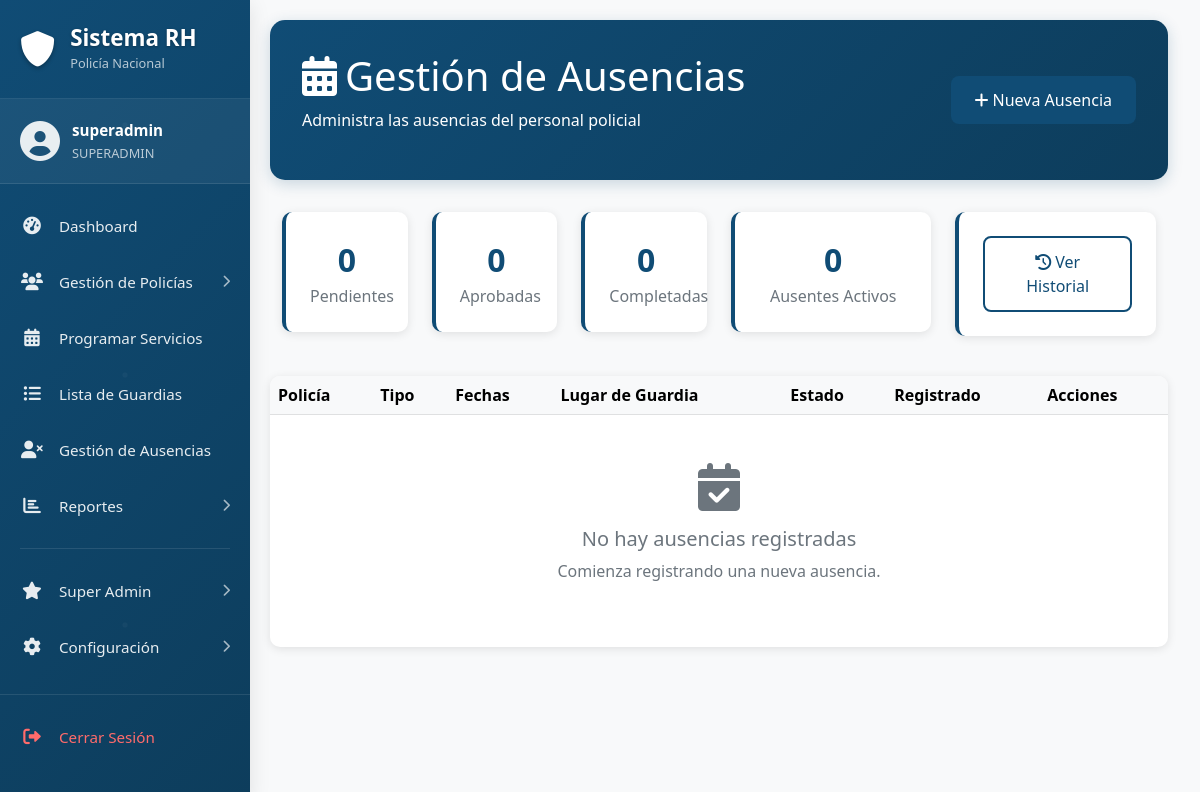
The app's page /admin/ausencias/index.php (signed in), older data.
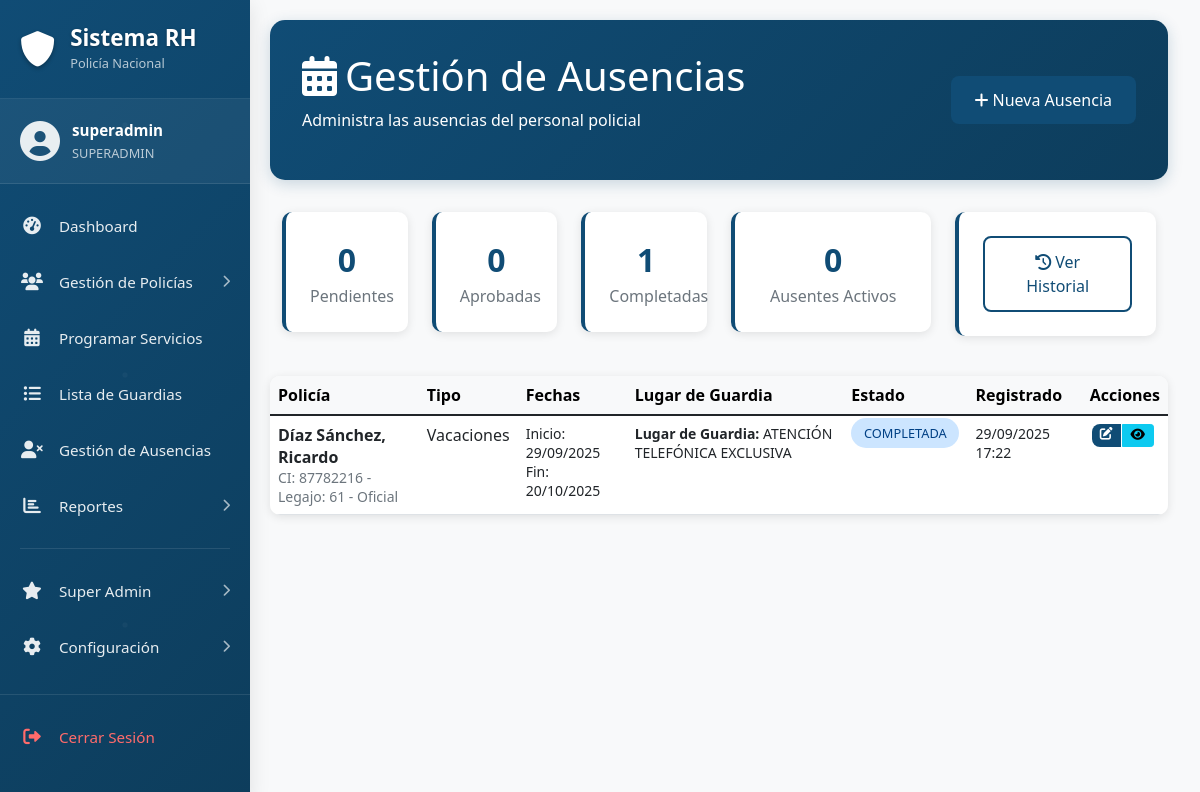
The same page, newer data.
### tables this page shows
CREATE TABLE `ausencias` (
  `id` int NOT NULL,
  `policia_id` int NOT NULL,
  `tipo_ausencia_id` int NOT NULL,
  `fecha_inicio` date NOT NULL,
  `fecha_fin` date DEFAULT NULL,
  `descripcion` text,
  `justificacion` text,
  `documento_adjunto` varchar(255) DEFAULT NULL,
  `aprobado_por` int DEFAULT NULL,
  `estado` enum('PENDIENTE','APROBADA','RECHAZADA','COMPLETADA') DEFAULT 'PENDIENTE',
  `created_at` timestamp NULL DEFAULT CURRENT_TIMESTAMP,
  `updated_at` timestamp NULL DEFAULT CURRENT_TIMESTAMP ON UPDATE CURRENT_TIMESTAMP
);

CREATE TABLE `policias` (
  `id` int NOT NULL,
  `legajo` int NOT NULL,
  `nombre` varchar(100) NOT NULL,
  `apellido` varchar(100) NOT NULL,
  `cin` varchar(20) NOT NULL,
  `genero` enum('MASCULINO','FEMENINO') NOT NULL,
  `grado_id` int NOT NULL COMMENT 'Referencia a tipo_grados.id',
  `especialidad_id` int DEFAULT NULL,
  `cargo` varchar(150) DEFAULT NULL,
  `comisionamiento` varchar(200) DEFAULT NULL,
  `telefono` varchar(20) DEFAULT NULL,
  `region_id` int DEFAULT '1',
  `lugar_guardia_id` int DEFAULT NULL,
  `lugar_guardia_reserva_id` int DEFAULT '6' COMMENT 'Siempre ATENCIÓN TELEFÓNICA EXCLUSIVA (ID 6)',
  `observaciones` varchar(500) DEFAULT NULL,
  `activo` tinyint(1) DEFAULT '1',
  `estado` enum('DISPONIBLE','NO DISPONIBLE') DEFAULT 'DISPONIBLE',
  `created_at` timestamp NULL DEFAULT CURRENT_TIMESTAMP,
  `updated_at` timestamp NULL DEFAULT CURRENT_TIMESTAMP ON UPDATE CURRENT_TIMESTAMP
);

CREATE TABLE `grados` (
  `id` int NOT NULL,
  `nombre` varchar(100) NOT NULL,
  `nivel_jerarquia` int NOT NULL,
  `abreviatura` varchar(20) DEFAULT NULL,
  `descripcion` text,
  `created_at` timestamp NULL DEFAULT CURRENT_TIMESTAMP,
  `updated_at` timestamp NULL DEFAULT CURRENT_TIMESTAMP ON UPDATE CURRENT_TIMESTAMP
);

CREATE TABLE `tipos_ausencias` (
  `id` int NOT NULL,
  `nombre` varchar(50) NOT NULL,
  `descripcion` text,
  `requiere_justificacion` tinyint(1) DEFAULT '0',
  `created_at` timestamp NULL DEFAULT CURRENT_TIMESTAMP
);

CREATE TABLE `lugares_guardias` (
  `id` int NOT NULL,
  `nombre` varchar(100) NOT NULL,
  `descripcion` text,
  `direccion` varchar(200) DEFAULT NULL,
  `zona` varchar(50) DEFAULT NULL,
  `activo` tinyint(1) DEFAULT '1',
  `created_at` timestamp NULL DEFAULT CURRENT_TIMESTAMP,
  `updated_at` timestamp NULL DEFAULT CURRENT_TIMESTAMP ON UPDATE CURRENT_TIMESTAMP
);

### admin/ausencias/index.php (the view, shortened to what the changed rows need)
<?php
require_once '../../cnx/db_connect.php';
$sql_ausencias = "SELECT a.*, p.nombre, p.apellido, p.cin, p.legajo, g.nombre as grado, ta.nombre as tipo_ausencia,
                         u.nombre_completo as aprobado_por_nombre,
                         lg_principal.nombre as lugar_principal
                  FROM ausencias a
                  JOIN policias p ON a.policia_id = p.id
                  LEFT JOIN tipo_grados tg ON p.grado_id = tg.id
                  LEFT JOIN grados g ON tg.grado_id = g.id
                  JOIN tipos_ausencias ta ON a.tipo_ausencia_id = ta.id
                  LEFT JOIN usuarios u ON a.aprobado_por = u.id
                  LEFT JOIN lugares_guardias lg_principal ON p.lugar_guardia_id = lg_principal.id
                  WHERE a.estado IN ('PENDIENTE', 'APROBADA', 'COMPLETADA')
                  AND ta.nombre != 'Junta Medica'
                  ORDER BY a.created_at DESC";
$result_ausencias = $conn->prepare($sql_ausencias);
$result_ausencias->execute();
$sql_stats = "SELECT
                (SELECT COUNT(*) FROM ausencias a JOIN tipos_ausencias ta ON a.tipo_ausencia_id = ta.id WHERE a.estado = 'PENDIENTE' AND ta.nombre != 'Junta Medica') as pendientes,
                (SELECT COUNT(*) FROM ausencias a JOIN tipos_ausencias ta ON a.tipo_ausencia_id = ta.id WHERE a.estado = 'APROBADA' AND ta.nombre != 'Junta Medica') as aprobadas,
                (SELECT COUNT(*) FROM ausencias a JOIN tipos_ausencias ta ON a.tipo_ausencia_id = ta.id WHERE a.estado = 'COMPLETADA' AND ta.nombre != 'Junta Medica') as completadas,
                (SELECT COUNT(*) FROM ausencias a JOIN tipos_ausencias ta ON a.tipo_ausencia_id = ta.id WHERE a.estado = 'APROBADA' AND ta.nombre != 'Junta Medica' AND CURDATE() BETWEEN a.fecha_inicio AND COALESCE(a.fecha_fin, a.fecha_inicio)) as ausentes_activos";
$result_stats = $conn->prepare($sql_stats);
$result_stats->execute();
$stats = $result_stats->fetch(PDO::FETCH_ASSOC);
?>
    <link href="https://cdn.jsdelivr.net/npm/bootstrap@5.1.3/dist/css/bootstrap.min.css" rel="stylesheet">
    <link href="https://cdnjs.cloudflare.com/ajax/libs/font-awesome/6.0.0/css/all.min.css" rel="stylesheet">
</head>
<body>
    <div class="container-fluid">
        <div class="row">
            <div class="col-md-9 col-lg-10">
                <div class="main-content">
                    <div class="page-header">
                        <div class="d-flex justify-content-between align-items-center">
                            <div>
                                <h1><i class="fas fa-calendar-alt me-2"></i>Gestión de Ausencias</h1>
                            </div>
                        </div>
                    </div>
                    <div class="row mb-4">
                        <div class="col-md-2 mb-3">
                            <div class="stats-card text-center">
                                <div class="stats-number"><?php echo $stats['completadas']; ?></div>
                                <div class="text-muted">Completadas</div>
                            </div>
                        </div>
                    </div>
                    <div class="table-container">
                        <div class="table-responsive">
                            <table class="table table-hover mb-0">
                                <thead class="table-light">
                                    <tr>
                                        <th>Policía</th>
                                        <th>Tipo</th>
                                        <th>Fechas</th>
                                        <th>Lugar de Guardia</th>
                                        <th>Estado</th>
                                        <th>Registrado</th>
                                        <th>Acciones</th>
                                    </tr>
                                </thead>
                                <tbody>
                                    <?php while ($ausencia = $result_ausencias->fetch(PDO::FETCH_ASSOC)): ?>
                                    <tr>
                                        <td>
                                            <strong><?php echo htmlspecialchars($ausencia['apellido'] . ', ' . $ausencia['nombre']); ?></strong><br>
                                            <small class="text-muted">CI: <?php echo htmlspecialchars($ausencia['cin']); ?> - Legajo: <?php echo htmlspecialchars($ausencia['legajo']); ?> - <?php echo htmlspecialchars($ausencia['grado']); ?></small>
                                        </td>
                                        <td><?php echo htmlspecialchars($ausencia['tipo_ausencia']); ?></td>
                                        <td>
                                            <small>
                                                Inicio: <?php echo date('d/m/Y', strtotime($ausencia['fecha_inicio'])); ?><br>
                                                <?php if ($ausencia['fecha_fin']): ?>
                                                Fin: <?php echo date('d/m/Y', strtotime($ausencia['fecha_fin'])); ?>
                                                <?php else: ?>
                                                <span class="text-muted">Fecha única</span>
                                                <?php endif; ?>
                                            </small>
                                        </td>
                                        <td>
                                            <small>
                                                <strong>Lugar de Guardia:</strong> <?php echo htmlspecialchars($ausencia['lugar_principal']); ?>
                                            </small>
                                        </td>
                                        <td>
                                            <span class="status-badge status-<?php echo strtolower($ausencia['estado']); ?>">
                                                <?php echo $ausencia['estado']; ?>
                                            </span>
                                        </td>
                                        <td>
                                            <small>
                                                <?php echo date('d/m/Y H:i', strtotime($ausencia['created_at'])); ?><br>
                                            </small>
                                        </td>
                                        <td>
                                            <div class="btn-group" role="group">
                                                <a href="editar_ausencia.php?id=<?php echo $ausencia['id']; ?>" class="btn btn-sm btn-primary action-btn" title="Editar">
                                                    <i class="fas fa-edit"></i>
                                                </a>
                                                <a href="ver_ausencia.php?id=<?php echo $ausencia['id']; ?>" class="btn btn-sm btn-info action-btn" title="Ver Detalles">
                                                    <i class="fas fa-eye"></i>
                                                </a>
                                            </div>
                                        </td>
                                    </tr>
                                    <?php endwhile; ?>
                                </tbody>
                            </table>
                        </div>
                        <?php if ($result_ausencias->rowCount() == 0): ?>
                        <div class="text-center py-5">
                            <i class="fas fa-calendar-check text-muted" style="font-size: 3rem;"></i>
                            <h5 class="text-muted mt-3">No hay ausencias registradas</h5>
                            <p class="text-muted">Comienza registrando una nueva ausencia.</p>
                        </div>
                        <?php endif; ?>
                    </div>
                </div>
            </div>
        </div>
    </div>
</body>

Row changes from the older to the newer data that the page shows:
added ausencias: policia.nombre "Díaz Sánchez, Ricardo", policia.cin "87782216", policia.legajo "61", grados.nombre "Oficial", tipo_ausencia.nombre "Vacaciones", fecha_inicio "29/09/2025", fecha_fin "20/10/2025", lugares_guardias.nombre "ATENCIÓN TELEFÓNICA EXCLUSIVA", estado "COMPLETADA", created_at "29/09/2025 17:22"
Text that changed along with them:
$stats['completadas']: "0" → "1"
text no longer shown: "No hay ausencias registradas Comienza registrando una nueva ausencia."
